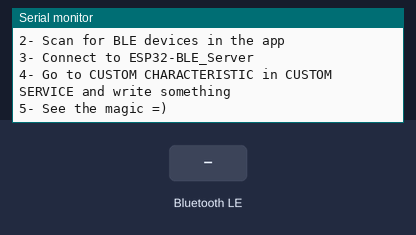
This sketch was run on a simulated ESP32. Parts: the last lines printed to the serial monitor. Inputs (shaded band) come from the test bench. Nothing arrives over Bluetooth unless stated; a phone connects over Bluetooth LE 3 s after start.

Above: at 1.2 s.
1.3 s: Bluetooth LE write "1" received
At 2.3 s:
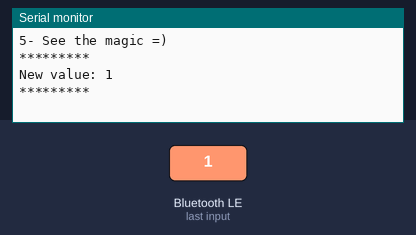
2.8 s: Bluetooth LE write "0" received
At 3.4 s:
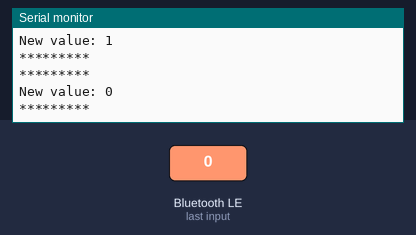
4.3 s: Bluetooth LE write "2" received
At 5.7 s:
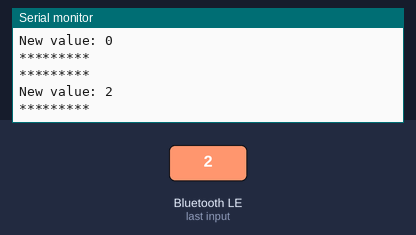

The sketch:

My_BLE_Server.ino
```cpp
#include <BLEDevice.h>
#include <BLEUtils.h>

#define SERVICE_UUID        "4fafc201-1fb5-459e-8fcc-c5c9c331914b"
#define CHARACTERISTIC_UUID "beb5483e-36e1-4688-b7f5-ea07361b26a8"


class MyCallbacks: public BLECharacteristicCallbacks
{
  void onWrite(BLECharacteristic *pCharacteristic)
  {
    std::string value = pCharacteristic->getValue();

    if (value.length() > 0)
    {
      Serial.println("*********");
      Serial.print("New value: ");
      for (int i = 0; i < value.length(); i++)
      {
        Serial.print(value[i]);
      }

      Serial.println();
      Serial.println("*********");
    }
  }
};

 BLEService *pService;
 BLECharacteristic *pCharacteristic;

void setup()
{
  Serial.begin(115200);

  Serial.println("1- Download and install an BLE scanner app in your phone");
  Serial.println("2- Scan for BLE devices in the app");
  Serial.println("3- Connect to ESP32-BLE_Server");
  Serial.println("4- Go to CUSTOM CHARACTERISTIC in CUSTOM SERVICE and write something");
  Serial.println("5- See the magic =)");

  BLEDevice::init("ESP32-BLE-Server");
  BLEServer *pServer = BLEDevice::createServer();

 pService = pServer->createService(SERVICE_UUID);

 pCharacteristic = pService->createCharacteristic(
                                         CHARACTERISTIC_UUID,
                                         BLECharacteristic::PROPERTY_READ |
                                         BLECharacteristic::PROPERTY_WRITE
                                       );

  pCharacteristic->setCallbacks(new MyCallbacks());

  pCharacteristic->setValue("Hello World");
  pService->start();

  BLEAdvertising *pAdvertising = pServer->getAdvertising();
  pAdvertising->start();
}

void loop()
{


  BLEScan *scan = BLEDevice::getScan(); //initializing an instance of the scan
  scan->setActiveScan(true);// call setActiveScan function
  BLEScanResults results = scan->start(1); // get scan results


  for (int i = 0; i < results.getCount(); i++) { //loop through the scan results
    BLEAdvertisedDevice device = results.getDevice(i); //instantiate the device
    int rssi = device.getRSSI(); // get the RSSI value

    int dist = rssi;
    char rsString[7];
    dtostrf(dist, 6, 2, rsString);
    Serial.print("RSSI: ");
    Serial.println(rssi);
    Serial.print("Distance: ");
    Serial.println(dist);


    pCharacteristic->setValue(rsString);


  }
  delay(2000);
}

float get_distance(int rssi_val){
  int distance;
  float sec_parameter;
  sec_parameter=(-12-(rssi_val))/(10*3);
  distance= pow(10, sec_parameter);
  return distance;
}
```

Measured:
- after the input at 1.3 s, the serial monitor: prints a new line at once (image 1)
- after the input at 2.8 s, the serial monitor: prints a new line at once (image 2)
- after the input at 4.3 s, the serial monitor: prints a new line at once (image 3)
